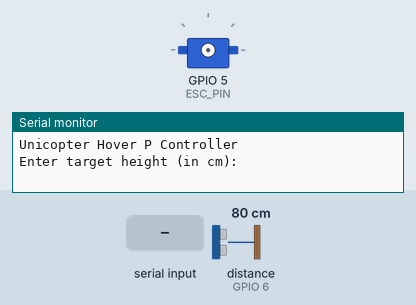
Recording of a sketch running on a simulated ESP32-S3. Shown: servo, the last lines printed to the serial monitor. The inputs (shaded band) are chosen by the test bench; at power-on: distance to the obstacle (sensor on GPIO 6) 80 cm. The echo pulse lasts 58.3 µs per cm.

Above: at 2.8 s.
2.9 s: "90,45\n" received over Serial
4.4 s: distance to the obstacle (sensor on GPIO 6) set to 2 cm
At 6.5 s:
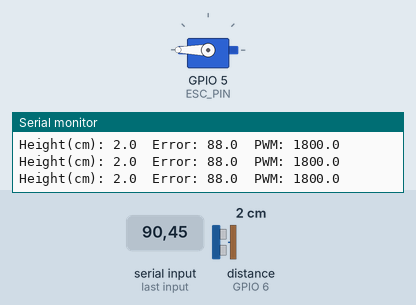
7.4 s: distance to the obstacle (sensor on GPIO 6) set to 60 cm
At 8.1 s:
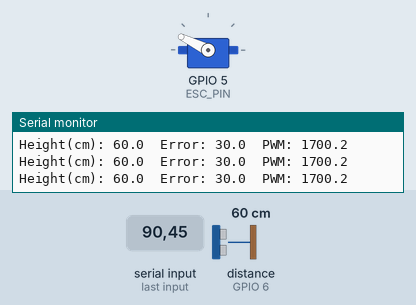
Timing chart, 0 to 10.4 s (numbered marks = the images above; inputs shaded):
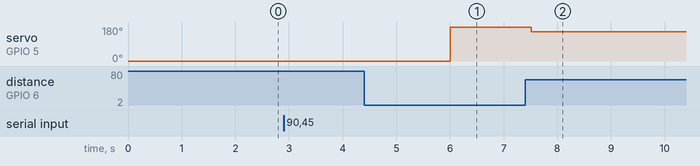

Measured:
- after the input at 4.4 s, servo on GPIO 5 (ESC_PIN): 0° → 180° after 1.6 s
- after the input at 7.4 s, servo on GPIO 5 (ESC_PIN): 180° → 154° after 0.11 s

The sketch:

proportional.ino
```cpp
#include <ESP32Servo.h>

// === Pin Configuration ===
#define SIG_PIN 6            // Grove ultrasonic SIG pin
#define ESC_PIN 5       // ESC control pin (PWM via Servo library)

// === Control Parameters ===
float Kp = 20.0;             // Proportional gain (tune for stability)
float desiredHeight = 0.0;   // Target hover height in cm
int minPWM = 1100;
int maxPWM = 1800;

// === ESC Object ===
Servo esc_signal;

// === Distance Buffer for Averaging ===
float readings[4] = {0};
int bufIndex = 0;
bool filled = false;

void setup() {
  Serial.begin(115200);
  delay(2000);

  Serial.println("Unicopter Hover P Controller");
  Serial.println("Enter target height (in cm):");

  // Wait for user input
  while (Serial.available() == 0) {}
  desiredHeight = Serial.parseFloat();
  Serial.print("Target height set to: ");
  Serial.print(desiredHeight);
  Serial.println(" cm");

  // Initialize ESC
  esc_signal.setPeriodHertz(50);               // Standard ESC frequency
  esc_signal.attach(ESC_PIN, minPWM, maxPWM);  // Attach to pin
  esc_signal.writeMicroseconds(minPWM);        // Arm the ESC
  delay(3000);
}

void loop() {
  static unsigned long lastTime = 0;
  if (millis() - lastTime >= 100) {  // Run control loop every 100ms
    lastTime = millis();

    float currentHeight = getAverageDistance();
    if (currentHeight < 0) return;  // Invalid reading

    float error = desiredHeight - currentHeight;
    float pwmValue = constrain(minPWM + Kp * error, minPWM, maxPWM);

    esc_signal.writeMicroseconds((int)pwmValue);

    // Print info (Serial Plotter-friendly)
    Serial.print("Height(cm): ");
    Serial.print(currentHeight, 1);
    Serial.print("\tError: ");
    Serial.print(error, 1);
    Serial.print("\tPWM: ");
    Serial.println(pwmValue, 1);
  }

  // Update distance buffer
  float d = measureDistance();
  if (d > 0) {
    readings[bufIndex] = d;
    bufIndex = (bufIndex + 1) % 4;
    if (bufIndex == 0) filled = true;
  }
}

// === Ultrasonic Sensor Reading ===
float measureDistance() {
  pinMode(SIG_PIN, OUTPUT);
  digitalWrite(SIG_PIN, LOW);
  delayMicroseconds(2);
  digitalWrite(SIG_PIN, HIGH);
  delayMicroseconds(10);
  digitalWrite(SIG_PIN, LOW);
  pinMode(SIG_PIN, INPUT);

  long duration = pulseIn(SIG_PIN, HIGH, 10000);  // Max 10 ms (~1.7 m)
  if (duration == 0) return -1;
  return duration * 0.0343 / 2.0;
}

float getAverageDistance() {
  float sum = 0;
  int count = filled ? 4 : bufIndex;
  for (int i = 0; i < count; i++) sum += readings[i];
  return (count > 0) ? sum / count : -1;
}
```
